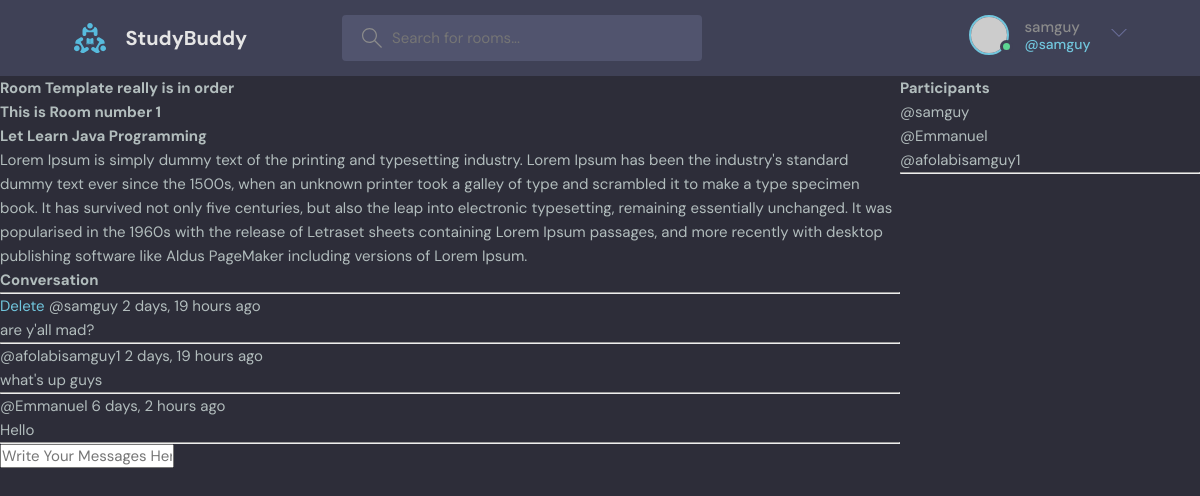
Screenshot of /room/1 (signed in) with the database file from the repository.
### base/models.py (models this page shows, shortened)
class Room(models.Model):
    host = models.ForeignKey(User, on_delete=models.SET_NULL, null=True)
    topic = models.ForeignKey(Topic, on_delete=models.SET_NULL, null=True)
    name = models.CharField(max_length=200)
    description = models.TextField(null=True, blank=True)
    participants = models.ManyToManyField(User, related_name='participants', blank=True)
    updated = models.DateTimeField(auto_now=True)
    created = models.DateTimeField(auto_now_add=True)
    class Meta:
        ordering = ['-updated', '-created']

class Message(models.Model):
    user = models.ForeignKey(User, on_delete=models.CASCADE)
    room = models.ForeignKey(Room, on_delete=models.CASCADE)
    body = models.TextField()
    updated = models.DateTimeField(auto_now=True)
    created = models.DateTimeField(auto_now_add=True)
    class Meta:
        ordering = ['-updated', '-created']

### base/views.py (the view, shortened to what this page needs)
# urls.py: path('room/<str:pk>', views.room, name='room'),
def room(request, pk):
    room = Room.objects.get(id=pk)
    room_messages = room.message_set.all().order_by('-created')
    participants = room.participants.all()
    context = {'room': room, 'room_messages': room_messages, 'participants': participants}
    return render(request, 'base/room.html', context)

### base/templates/base/room.html (shortened to what this page needs)
{% extends 'main.html' %}
{% block content %}
<div class="room-container">
    <div>
        <h1>Room Template really is in order</h1>
        <h3>This is Room number {{ room.id }}</h3>
        <h2>{{ room.name }}</h2>
        <p>{{ room.description }}</p>
        <div class="comment-wrapper">
            <h2>Conversation</h2>
            <hr>
            {% for message in room_messages %}
                <div>
                    {% if request.user == message.user %}
                    <a href="{% url 'delete-message' message.id %}">Delete</a>
                    {% endif %}
                    <small>@{{ message.user }}  {{ message.created|timesince }} ago</small>
                    <p>{{ message.body }}</p>
                    <hr>
                </div>
            {% endfor %}
        </div>
        {% if request.user.is_authenticated %}
        <div class="comment-form">
            <form method="POST" action>
                <input type="text" name="body" placeholder="Write Your Messages Here"/>
            </form>
        </div>
        {% endif %}
    </div>
    <div>
        <h2>Participants</h2>
        {% for user in participants %}
            <div>
                <p>@{{ user.username }}</p>
            </div>
        {% endfor %}
        <hr>
    </div>
</div>
{% endblock content %}

### templates/navbar.html (shortened to what this page needs)
{% load static %}
<header class="header header--loggedIn">
      <div class="container">
        <a href="{% url 'home' %}" class="header__logo">
          <img src="{% static 'images/logo.svg' %}" />
          <h1>StudyBuddy</h1>
        </a>
        <form class="header__search" method="GET" action="{% url 'home' %}">
          <label>
            <input name = "q" placeholder="Search for rooms..." />
          </label>
        </form>
        <nav class="header__menu">
          {% if request.user.is_authenticated %}
          <div class="header__user">
            <a href="profile.html">
              <div class="avatar avatar--medium active">
                <img src="https://randomuser.me/api/portraits/men/37.jpg" />
              </div>
              <p>{{ request.user.username }} <span>@{{ request.user.username }}</span></p>
            </a>
            <button class="dropdown-button">
              <svg version="1.1" xmlns="http://www.w3.org/2000/svg" width="32" height="32" viewBox="0 0 32 32">
                <title>chevron-down</title>
                <path d="M16 21l-13-13h-3l16 16 16-16h-3l-13 13z"></path>
              </svg>
            </button>
          </div>
          {% else %}
          <a href="{% url 'login' %}">
            <img src="{% static 'images/avatar.svg' %}" />
            <p>Login</p>
          </a>
          {% endif %}
        </nav>
      </div>
    </header>

### static/styles/style.css (style rules this page uses)
:root { --color-main: #71c6dd; --color-main-light: #e1f6fb; --color-dark: #3f4156; --color-dark-medium: #51546e; --color-dark-light: #696d97; --color-light: #e5e5e5; --color-gray: #8b8b8b; --color-light-gray: #b2bdbd; --color-bg: #2d2d39; --color-success: #5dd693; --color-error: #fc4b0b; }
* { font-family: "DM Sans", -apple-system, BlinkMacSystemFont, "Segoe UI", Roboto, Oxygen, Ubuntu, Cantarell, "Open Sans", "Helvetica Neue", sans-serif; margin: 0; padding: 0; box-sizing: border-box; text-rendering: optimizeLegibility; font-size: inherit; }
html { font-size: 56.25%; }
@media only screen and (min-width: 1200px) { html { font-size: 62.5%; } }
body { line-height: 1.6; font-weight: 400; font-size: 1.5rem; color: var(--color-light-gray); background-color: var(--color-bg); min-height: 100vh; }
img { width: 100%; }
a { display: inline-block; color: var(--color-main); text-decoration: none; }
.container { max-width: 120rem; width: 90%; margin: auto; }
.avatar { position: relative; display: inline-block; border-radius: 50%; border: 2px solid var(--color-main); }
.avatar img { display: block; border-radius: 50%; object-fit: cover; object-position: center; }
.avatar::after { content: ""; display: block; position: absolute; background-color: var(--color-gray); z-index: 111; border-radius: 50%; border: 0.3rem solid var(--color-dark); }
.avatar.active::after { background-color: var(--color-success); }
.avatar.avatar--medium img { width: 3.6rem; height: 3.6rem; border-radius: 50%; }
.avatar.avatar--medium:after { width: 0.7rem; height: 0.7rem; bottom: 0px; right: -6px; }
.header { padding: 1.5rem; background-color: var(--color-dark); }
.header > .container { display: flex; gap: 9.5rem; }
.header__logo, .header__user { display: flex; gap: 2rem; align-items: center; }
.header__logo > img { height: 3.2rem; width: 3.2rem; }
.header__logo > h1 { font-weight: 700; font-size: 2rem; color: var(--color-light); }
.header__search > label { background-color: var(--color-dark-medium); padding: 1.3rem 1rem; display: flex; align-items: center; gap: 1rem; border-radius: 4px; }
.header__search svg { fill: var(--color-gray); width: 2rem; height: 2rem; margin-left: 1rem; }
.header__search input { width: 30rem; background: transparent; border: none; outline: none; color: var(--color-light); }
.header__menu { margin-left: auto; position: relative; }
.header__menu a { display: flex; gap: 1.5rem; align-items: center; font-weight: 500; text-decoration: none; color: var(--color-gray); }
.header__menu img { height: 3.6rem; }
.header__menu p { line-height: 1.2; }
.header__menu span { color: var(--color-main); font-weight: 500; font-size: 1.4rem; display: block; }
.header__menu svg { width: 1.6rem; height: 1.6rem; fill: var(--color-dark-light); }
.dropdown-button { background: transparent; border: 0; outline: 0; cursor: pointer; }

### base/templates/base/room.html (style rules this page uses)
.room-container { display: grid; grid-template-columns: 3fr 1fr; }

### rows the page displays
Room: id "1", name "Let Learn Java Programming", description "Lorem Ipsum is simply dummy text of the printing and typesetting industry. Lorem Ipsum has been the industry's standard dummy text ever since the 1500s, when an unknown printer took a galley of type and scrambled it to make a type specimen book. It has survived not only five centuries, but also the leap into electronic typesetting, remaining essentially unchanged. It was popularised in the 1960s with the release of Letraset sheets containing Lorem Ipsum passages, and more recently with desktop publishing software like Aldus PageMaker including versions of Lorem Ipsum."
Message: shows "Delete", user "samguy", created "2 days, 19 hours", body "are y'all mad?"
Message: user "afolabisamguy1", created "2 days, 19 hours", body "what's up guys"
Message: user "Emmanuel", created "6 days, 2 hours", body "Hello"

### other values shown
{{ request.user.username }} "samguy"
{{ user.username }} "samguy"
{{ user.username }} "Emmanuel"
{{ user.username }} "afolabisamguy1"
